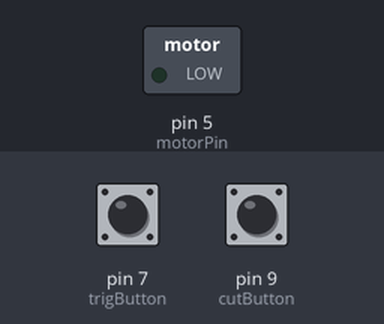
This sketch was run on a simulated Arduino Uno, built with avr-gcc and run on an emulated ATmega328P. Parts: switched loads named in the sketch (green lamp = pin HIGH). The test bench sets the inputs (shaded band); at power-on: pin 7 (trigButton) HIGH, pin 9 (cutButton) HIGH.

Above: at 1.2 s.
1.3 s: pin 7 (trigButton) pulled LOW for 0.15 s
At 1.7 s:
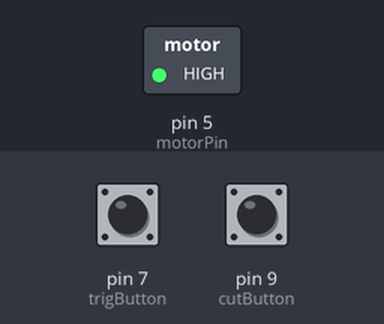
2.9 s: pin 9 (cutButton) pulled LOW for 0.15 s
At 3.8 s:
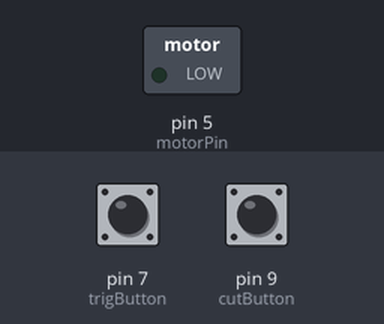
4.5 s: pin 7 (trigButton) pulled LOW for 1 s
At 5.4 s:
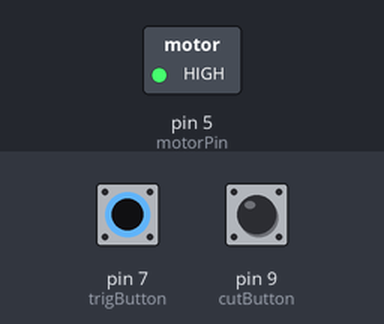
Timing chart, 0 to 11.5 s (numbered marks = the images above; inputs shaded):
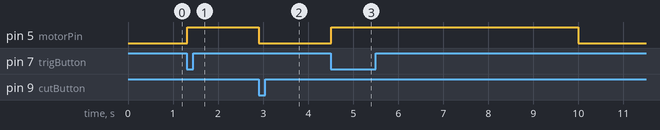

The sketch:

ETRIG_Main.ino
```cpp
const int trigButton = 7;
const int cutButton = 9;
const int motorPin = 5;
unsigned long previousMillis = 0;//for measuring time in case of mechanical failure.
 const long interval = 10000;
void setup() {
  //configure input pins with pullup resistors
  pinMode(trigButton, INPUT_PULLUP);
  pinMode(cutButton, INPUT_PULLUP);

  //configure output pin(s)
  pinMode(motorPin, OUTPUT);


}
bool trigHeldFunc(bool trigPull)
{
  while(trigPull == true && digitalRead(trigButton) == LOW)
    {
      if(digitalRead(trigButton) == LOW && digitalRead(cutButton) == HIGH)
      {
        digitalWrite(motorPin, LOW);
        delay(20);
      }
      else if(digitalRead(trigButton) == HIGH && digitalRead(cutButton) == HIGH)
      {
        digitalWrite(motorPin, LOW);
        trigPull =! trigPull;
        Serial.println(trigPull);
        break;
      }
      else if(digitalRead(trigButton) == HIGH && digitalRead(cutButton) == LOW)
      {
        digitalWrite(motorPin, LOW);
        trigPull =! trigPull;
        break;
      }
    }
}

bool trigFunc(bool trigPull, int cutoff)//initial loop that waits until trigger is pulled
{

  while (cutoff == 1 && trigPull == false)
  {
    unsigned long currentMillis = millis();
    bool trigState = false;

    if (digitalRead(trigButton) == LOW && digitalRead(cutButton) == HIGH)
    {
      delay(10);
      digitalWrite(motorPin, HIGH);
    }
    else if (trigPull == true)
    {
      return;
    }
      if (digitalRead(cutButton) == LOW)
    {
      trigState = ! trigState;
       digitalWrite(motorPin, LOW);
      return trigState;
    }
    else if(currentMillis-previousMillis >= interval)//in case of mechanical failure
    {
      digitalWrite(motorPin, LOW);
      previousMillis = currentMillis;
      break;
    }
  }
}
void loop() {
  bool trigPull = false;
  //read the buttons value into a variable
  int trigger = digitalRead(trigButton);

  int cutoff = digitalRead(cutButton);
  if(digitalRead(trigButton) == HIGH)
  {
    trigPull = false;
  }

 trigPull = trigFunc(trigPull,cutoff);
 trigHeldFunc(trigPull);
}
```

Measured:
- after the input at 1.3 s, pin 5 (motorPin): LOW → HIGH at once
- after the input at 2.9 s, pin 5 (motorPin): HIGH → LOW at once
- after the input at 4.5 s, pin 5 (motorPin): LOW → HIGH at once, → LOW 5.5 s later
